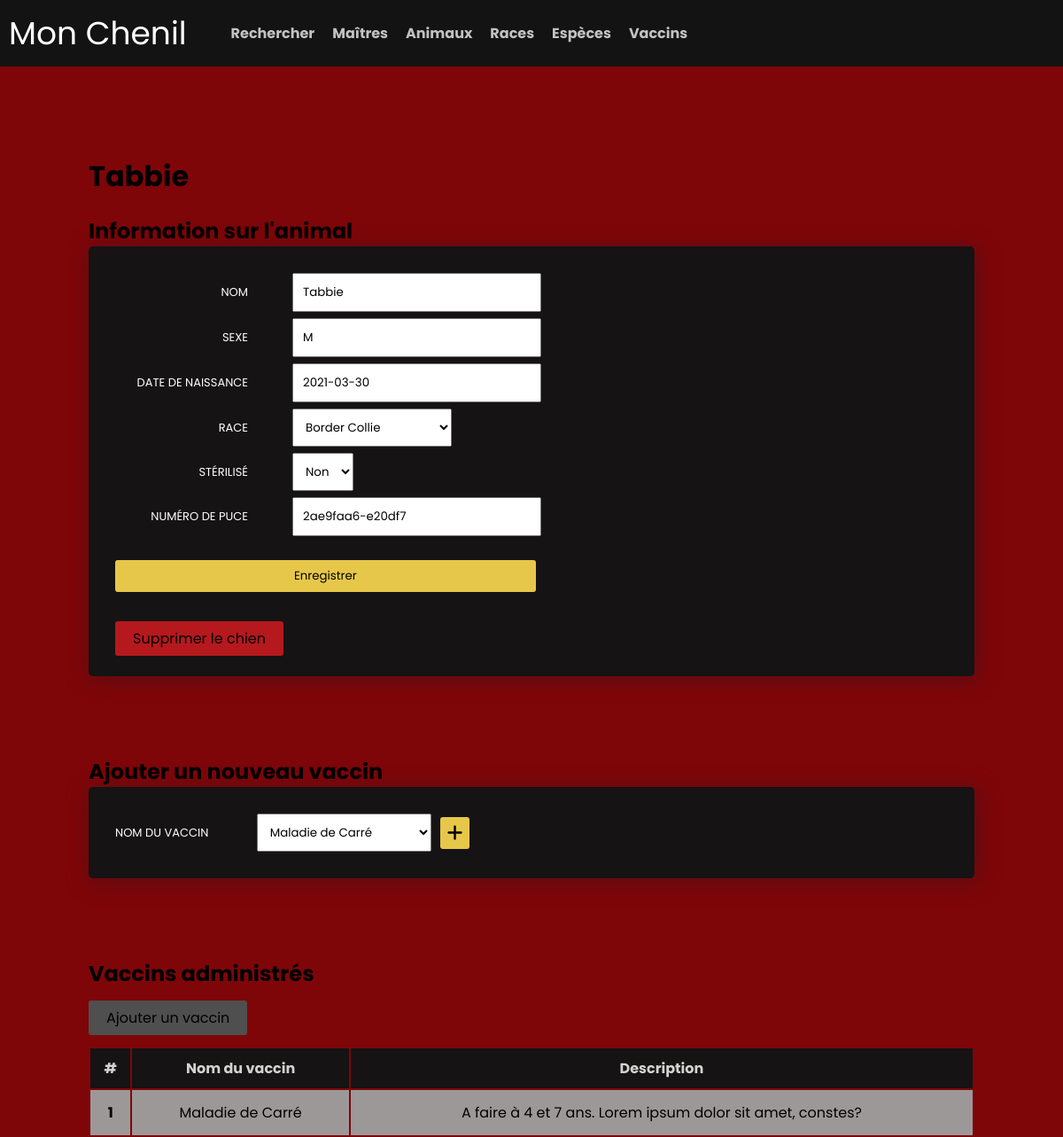
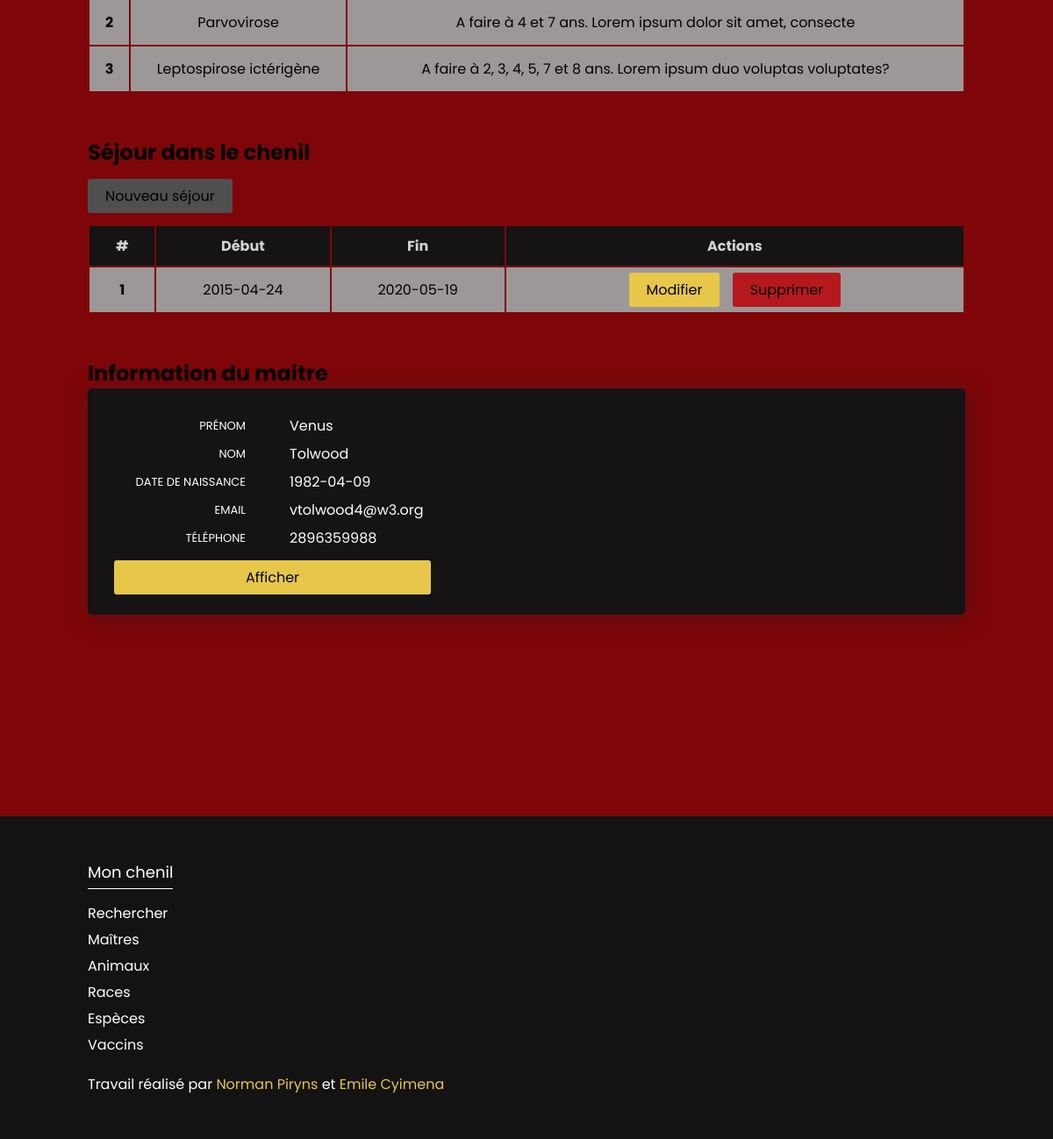
/animals/show/1, run on the app's committed database (2 pictures, top to bottom).
### tables this page shows
CREATE TABLE `animals` (
  `id` int(11) NOT NULL,
  `chip` varchar(50) NOT NULL,
  `name` varchar(100) NOT NULL,
  `sex` varchar(1) NOT NULL,
  `sterilized` tinyint(1) NOT NULL,
  `birthDate` date NOT NULL,
  `fk_person` int(11) NOT NULL,
  `fk_race` int(11) NOT NULL
);

CREATE TABLE `races` (
  `id` int(11) NOT NULL,
  `name` varchar(100) NOT NULL,
  `fk_species` int(11) NOT NULL
);

CREATE TABLE `vaccines` (
  `id` int(11) NOT NULL,
  `name` varchar(60) NOT NULL,
  `description` text NOT NULL
);

CREATE TABLE `stays` (
  `id` int(11) NOT NULL,
  `dateBegin` date NOT NULL,
  `dateEnd` date NOT NULL,
  `fk_animal` int(11) NOT NULL
);

CREATE TABLE `persons` (
  `id` int(11) NOT NULL,
  `firstName` varchar(60) NOT NULL,
  `lastName` varchar(60) NOT NULL,
  `birthDate` date NOT NULL,
  `email` varchar(60) NOT NULL,
  `telephone` varchar(20) NOT NULL
);

### controllers/AnimalController.php (called while the page is built, shortened)
<?php
class AnimalController extends AbstractController {
    public function __construct() {
        $this->dao = new AnimalDao();
    }
    public function show ($id) {
        $animal = $this->dao->getAnimalByIdFullData($id);
        $vaccineDao = new VaccineDao();
        $vaccines = $vaccineDao->getVaccines();
        include ('../views/header.php');
        include ('../views/animals/one.php');
        include ('../views/footer.php');
    }
}

### Router.php (called while the page is built, shortened)
<?php
class Router {
    private $get;
    private $data;
    private $request;
    public function __construct() {
        $this->get = $_GET;
        $this->request = array();
        $this->data = $this->parseURI($_SERVER['REQUEST_URI']);
        $this->run();
    }
    private function parseURI ($server_uri) {
        $server_uri = explode("/", substr($server_uri, 1));
        return $server_uri;
    }
    private function dispatch () {
        if (count($this->data) >= 2 && $this->data[1]) {
            $this->request['action'] = $this->data[1];
        } else {
            $this->request['action'] = "index";
        }
        if (count($this->data) >= 3 && $this->data[2]) {
            $this->request['id'] = $this->data[2];
        } else {
            $this->request['id'] = false;
        }
    }
    private function run() {
        $this->controller_instance = new $this->request['controller'];
        $data = $this->get;
        $this->controller_instance->{$this->request['action']}($this->request['id'], $data);
    }
}

### public/index.php (called while the page is built)
<?php
spl_autoload_register ( function ($class) {
    if ($class === "Router") {
        include '../Router.php';
    } else if ( strpos( $class, "Controller")) {
        include "../controllers/{$class}.php";
    } else if ( strpos ( $class, "Dao")) {
        include "../models/dao/{$class}.php";
    } else {
        include "../models/entities/{$class}.php";
    }
});
$router = new Router();

### models/dao/AbstractDao.php (called while the page is built, shortened)
<?php
abstract class AbstractDao {
    public function __construct($table) {
        $this->table = $table;
        $this->connection = new PDO('mysql:host=localhost;dbname=chenil; charset=utf8', 'root', '');
    }
}

### models/dao/AnimalDao.php (called while the page is built, shortened)
<?php
class AnimalDao extends AbstractDao
{
    public function getAnimalByIdFullData($id)
    {
        try {
            $statement = $this->connection->prepare("SELECT * FROM {$this->table} WHERE id = ?");
            $statement->execute([
                $id
            ]);
            $result = $statement->fetch(PDO::FETCH_ASSOC);
            return $this->deepCreate($result);
        } catch (PDOException $e) {
            print $e->getMessage();
        }
    }
    public function deepCreate($result)
    {
        $animalId = $result['id'];
        $ownerId = $result['fk_person'];
        $personDao = new PersonDao();
        $person = $personDao->getPersonById($ownerId);
        $raceId = $result['fk_race'];
        $raceDao = new RaceDao();
        $race = $raceDao->getRaceById($raceId);
        $stayDao = new StayDao();
        $stays = $stayDao->getStaysByAnimalId($animalId);
        $vaccineDao = new VaccineDao();
        $vaccines = $vaccineDao->getVaccinesByAnimalId($animalId);
        return new Animal(
            $result['id'],
            $result['name'],
            $result['chip'],
            $result['sex'],
            $result['sterilized'],
            $result['birthDate'],
            $person,
            $race,
            $stays,
            $vaccines
        );
    }
}

### models/dao/PersonDao.php (called while the page is built, shortened)
<?php
class PersonDao extends AbstractDao
{
    public function getPersonById($id)
    {
        try {
            $statement = $this->connection->prepare("SELECT * FROM {$this->table} WHERE id = ?");
            $statement->execute([
                $id
            ]);
            $result = $statement->fetch(PDO::FETCH_ASSOC);
            return $this->create($result);
        } catch (PDOException $e) {
            print $e->getMessage();
        }
    }
    function create($result)
    {
        return new Person(
            $result['id'],
            $result['firstName'],
            $result['lastName'],
            $result['birthDate'],
            $result['email'],
            $result['telephone']
        );
    }
}

### models/dao/RaceDao.php (called while the page is built, shortened)
<?php
class RaceDao extends AbstractDao
{
    public function getRaceById($id)
    {
        try {
            $statement = $this->connection->prepare("SELECT * FROM {$this->table} WHERE id = ?");
            $statement->execute([
                $id
            ]);
            $result = $statement->fetch(PDO::FETCH_ASSOC);
            return $this->create($result);
        } catch (PDOException $e) {
            print $e->getMessage();
        }
    }
    function create($result)
    {
        $specie = new Species($result['fk_species'], null);
        return new Race(
            $result['id'],
            $result['name'],
            $specie
        );
    }
}

### models/dao/StayDao.php (called while the page is built, shortened)
<?php
class StayDao extends AbstractDao
{
    function getStaysByAnimalId($id){
        try {
            $statement = $this->connection->prepare("SELECT * FROM {$this->table} WHERE fk_animal = ?" );
            $statement->execute([
                $id
            ]);
            $result = $statement->fetchAll(PDO::FETCH_ASSOC);
            return $this->createAll($result);
        } catch (PDOException $e) {
            print $e->getMessage();
        }
    }
    function createAll($results)
    {
        $productList = array();
        foreach ($results as $result) {
            array_push($productList, $this->create($result));
        }
        return $productList;
    }
    function create($result)
    {
        return new Stay(
            $result['id'],
            $result['dateBegin'],
            $result['dateEnd'],
            $result['fk_animal']
        );
    }
}

### models/dao/VaccineDao.php (called while the page is built, shortened)
<?php
class VaccineDao extends AbstractDao
{
    public function getVaccines()
    {
        try {
            $statement = $this->connection->prepare("SELECT * FROM {$this->table}");
            $statement->execute();
            $result = $statement->fetchAll(PDO::FETCH_ASSOC);
            return $this->createAll($result);
        } catch (PDOException $e) {
            print $e->getMessage();
        }
    }
    public function getVaccinesByAnimalId($id)
    {
        try {
            $statement = $this->connection->prepare(
                "SELECT v.id, v.name, v.description FROM {$this->table} v INNER JOIN animals_vaccines av ON av.fk_vaccine = v.id WHERE av.fk_animal = ? ");
            $statement->execute([
                $id
            ]);
            $result = $statement->fetchAll(PDO::FETCH_ASSOC);
            return $this->createAll($result);
        } catch (PDOException $e) {
            print $e->getMessage();
        }
    }
    function create($result)
    {
        return new Vaccine(
            $result['id'],
            $result['name'],
            $result['description']
        );
    }
    function createAll($results)
    {
        $productList = array();
        foreach ($results as $result) {
            array_push($productList, $this->create($result));
        }
        return $productList;
    }
}

### models/entities/Vaccine.php (called while the page is built, shortened)
<?php
class Vaccine {
    public function __get ($prop) {
        if (property_exists($this, $prop)) {
            return $this->$prop;
        }
    }
}

### views/animals/one.php (the view, shortened to what this page needs)
<?php
$v = 0;
$i = 0;
?>
<div class="single-person-animal page">
    <div class="content-page">
        <h1><?= $animal->name ?></h1>
        <h2>Information sur l'animal</h2>
        <div class="animal-cart-info">
            <form action="/animals/update/<?= $animal->id ?>" method="POST">
                <div class="group">
                    <label class="label" for="name">Nom</label>
                    <input id="name" type="text" name="name" value="<?= $animal->name ?>">
                </div>
                <div class="group">
                    <label class="label" for="sex">Sexe</label>
                    <input id="sex" type="text" name="sex" value="<?= $animal->sex ?>">
                </div>
                <div class="group">
                    <label class="label" for="birthDate">Date de naissance</label>
                    <input id="birthDate" type="text" name="birthDate" value="<?= $animal->birthDate ?>">
                </div>
                <div class="group">
                    <label class="label" for="fk_race">Race</label>
                    <select name="fk_race" id="fk_race">
                        <option value="<?= $animal->race->id ?>" selected="selected">
                            <?= $animal->race->name ?>
                        </option>
                    </select>
                </div>
                <div class="group">
                    <label class="label" for="sterilized">Stérilisé</label>
                    <select name="sterilized" id="sterilized">
                        <?php if (!$animal->sterilized) { ?>
                            <option value="0" selected="selected">Non</option>
                        <?php } ?>
                    </select>
                </div>
                <div class="group">
                    <label class="label" for="chip">Numéro de puce</label>
                    <input id="chip" type="text" name="chip" value="<?= $animal->chip ?>">
                </div>
                <input class="btn bg-yellow" type="submit" value="Enregistrer">
            </form>
            <div style="margin-top: 20px">
                <a class="btn bg-red" href="/animals/delete/<?= $animal->__get('id'); ?>">Supprimer le chien</a>
            </div>
        </div>
    </div>
</div>
<div class="single-person-animal page">
    <div class="content-page">
        <h2>Ajouter un nouveau vaccin</h2>
        <div class="animal-cart-info">
            <form action="/vaccines/addVaccineToAnimal" style="display: flex; align-items: center">
                <div>
                    <label class="label" for="fk_vaccine">Nom du vaccin</label>
                    <select name="fk_vaccine" id="fk_vaccine">
                        <?php foreach ($vaccines as $vaccine): ?>
                            <option value="<?= $vaccine->__get('id'); ?>"><?= $vaccine->__get('name'); ?></option>
                        <?php endforeach; ?>
                    </select>
                </div>
                <button class="btn bg-yellow" type="submit"
                        style="display: flex; align-items: center; margin-left: 10px; padding: 8px"><i
                            class="fas fa-plus" style="font-size: 20px"></i>
                </button>
            </form>
        </div>
    </div>
</div>
<div class="single-person-animal page">
    <div class="content-page">
        <h2>Vaccins administrés</h2>
        <div style="margin-top: 20px; margin-bottom: 20px">
            <a href="" class="btn bg-grey">Ajouter un vaccin</a>
        </div>
        <table class="table">
            <thead>
            <tr>
                <th>#</th>
                <th>Nom du vaccin</th>
                <th>Description</th>
            </tr>
            </thead>
            <tbody>
            <?php foreach ($animal->vaccines as $vaccine): $v++ ?>
                <tr>
                    <th><?php echo $v; ?></th>
                    <td><?= $vaccine->name; ?></td>
                    <td><?= $vaccine->description; ?></td>
                </tr>
            <?php endforeach; ?>
            </tbody>
        </table>
    </div>
</div>
<div class="single-person-animal page">
    <div class="content-page">
        <h2>Séjour dans le chenil</h2>
        <div style="margin-top: 20px; margin-bottom: 20px">
            <a href="/stays/create_form/<?= $animal->id ?>" class="btn bg-grey">Nouveau séjour</a>
        </div>
        <table class="table">
            <thead>
            <tr>
                <th>#</th>
                <th>Début</th>
                <th>Fin</th>
                <th>Actions</th>
            </tr>
            </thead>
            <tbody>
            <?php foreach ($animal->stays as $stay): $i++ ?>
                <tr>
                    <th><?php echo $i; ?></th>
                    <td><?= $stay->dateBegin; ?></td>
                    <td><?= $stay->dateEnd; ?></td>
                    <td>
                        <a class="btn bg-yellow" href="/stays/show/<?= $stay->__get('id'); ?>">Modifier</a>
                        <a class="btn bg-red" href="/stays/delete/<?= $stay->__get('id'); ?>?fk_animal=<?= $animal->id; ?>">Supprimer</a>
                    </td>
                </tr>
            <?php endforeach; ?>
            </tbody>
        </table>
    </div>
</div>
<div class="single-person-animal page">
    <div class="content-page">
        <h2>Information du maitre</h2>
        <div class="master-cart-info">
            <div class="group">
                <span class="label">Prénom</span>
                <span><?= $animal->person->firstName ?></span>
            </div>
            <div class="group">
                <span class="label">Nom</span>
                <span><?= $animal->person->lastName ?></span>
            </div>
            <div class="group">
                <span class="label">Date de naissance</span>
                <span><?= $animal->person->birthDate ?></span>
            </div>
            <div class="group">
                <span class="label">Email</span>
                <span><?= $animal->person->email ?></span>
            </div>
            <div class="group">
                <span class="label">Téléphone</span>
                <span><?= $animal->person->telephone ?></span>
            </div>
            <div style="margin-top: 20px">
                <a class="btn bg-yellow" style="padding: 8px 150px" href="/persons/show/<?= $animal->person->id ?>">Afficher</a>
            </div>
        </div>
    </div>
</div>

### data on the page
animals: name "Tabbie", sex "M", birthDate "2021-03-30", sterilized "Non", chip "2ae9faa6-e20df7"
races: fk_race "Border Collie"
vaccines: name "Maladie de Carré", description "A faire à 4 et 7 ans. Lorem ipsum dolor sit amet, constes?"
vaccines: name "Parvovirose", description "A faire à 4 et 7 ans. Lorem ipsum dolor sit amet, consecte"
vaccines: name "Leptospirose ictérigène", description "A faire à 2, 3, 4, 5, 7 et 8 ans. Lorem ipsum duo voluptas voluptates?"
stays: dateBegin "2015-04-24", dateEnd "2020-05-19"
persons: firstName "Venus", lastName "Tolwood", birthDate "1982-04-09", email "vtolwood4@w3.org", telephone "2896359988"

### other printed values
form field fk_vaccine "Maladie de Carré"
